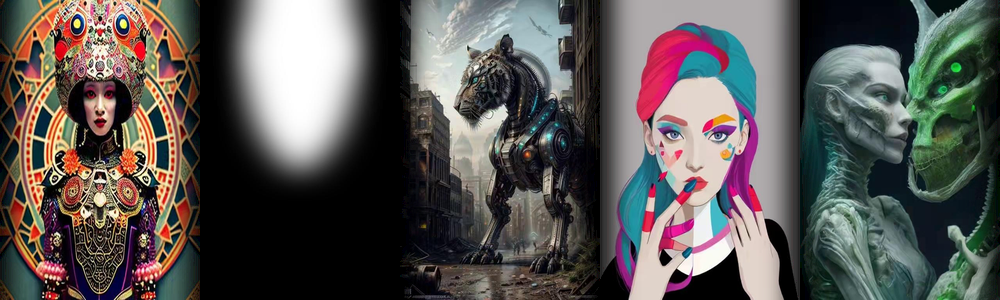
#> input picture seamless_image.png, 1000 x 300 px, shrunk from 2560 x 768 before the run
$ python -i OutlineImage.py   (imports and definitions only)   (older library calls are emulated)
#> lines starting #> are read from the running program, lines starting #| are printed output that depends on the picture; after the words box and inside, x2 and y2 are one past the last pixel; in counts of white or black regions, pixels touching at a corner belong together
#> in outlineJ, image is the input picture: shape (300, 1000, 3); mean B, G, R 84, 86.5, 90
"""
USE:
from OutlineImage import *
filename1 = '/home/jack/Desktop/Imagedata/0-original-images/07082orig.jpg'
outfile_png = '/home/jack/Desktop/dockercommands/images/useresult.png'
outlineJ(filename1,outfile_jpg)
outlineP(filename1,outfile_png)

"""
from PIL import Image
import numpy as np
import cv2
import os
import imageio
from FileNameP import FilenameByTime
from pathlib import Path as change_ext
#p = change_ext('mysequence.jpg')
#p.rename(p.with_suffix('.png'))
# [5 lines not run here, left out]
def auto_canny(image, sigma=0.33):
    # compute the median of the single channel pixel intensities
#> called with sigma = 0.33
    v = np.median(image)
#> v = 66
    # apply automatic Canny edge detection using the computed median
    lower = int(max(0, (1.0 - sigma) * v))
#> lower = 44
    upper = int(min(255, (1.0 + sigma) * v))
#> upper = 87
    edged = cv2.Canny(image, lower, upper)
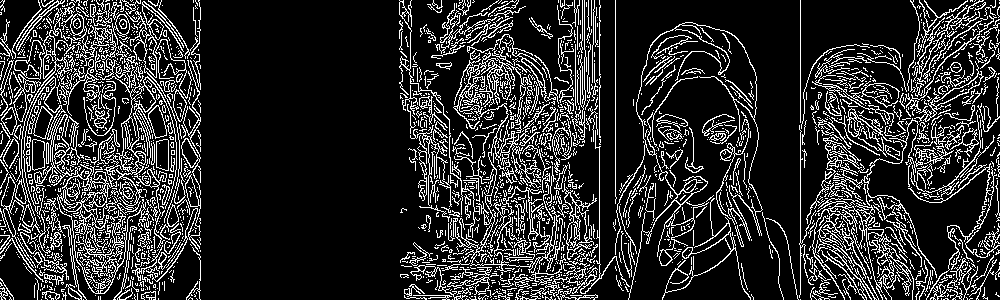
#> edged: shape (300, 1000); 17.5% white in thin lines or dots
    # return the edged image
    return edged

#image = cv2.imread('mahotastest/orig-color.png')
# [4 lines left out: function change_extension, not called in this run]

def outlineJ(filename1,outfile_jpg,sigma=0.33):
    """
    USE:
    filename1 = '/home/jack/Desktop/Imagedata/0-original-images/07082orig.jpg'
    outfile_jpg = '/home/jack/Desktop/dockercommands/images/useresult.png'
    outlineJ(filename1,outfile_jpg)
    """
    image = cv2.imread(filename1)
    edged = auto_canny(image, sigma=0.33)
    inverted = cv2.bitwise_not(edged)
#> inverted: shape (300, 1000); 82.5% white; black in thin lines or dots
    cv2.imwrite("outlines/temp2.png", inverted)
    cv2.imwrite(FilenameByTime("outlines/"), inverted)
#> (this line was passed over: FileNameP is not available in this run)
    # Open Front Image
    #frontimage = Image.open('mahotastest/inverted-bitwise-note3_6.png').convert("1")
    frontimage = Image.open('outlines/temp2.png').convert("1")
    frontImage = frontimage.convert("RGBA")
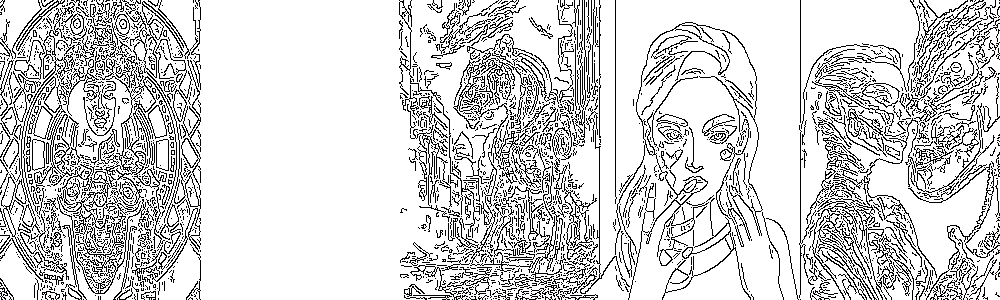
#> frontImage: PIL image 1000x300 RGBA; mean R, G, B, A 210.3, 210.3, 210.3, 255
    datas = frontImage.getdata()
    newData = []
    for item in datas:
        if item[0] == 255 and item[1] == 255 and item[2] == 255:
            newData.append((255, 255, 255, 0))
        else:
            newData.append(item)
#> this loop made 300000 passes
#> item on passes 1 to 3: (255, 255, 255, 255), (255, 255, 255, 255), (0, 0, 0, 255)
#> after the loop, newData = 300000 items

    frontImage.putdata(newData)
    # Open Background Image
    background = Image.open(filename1)
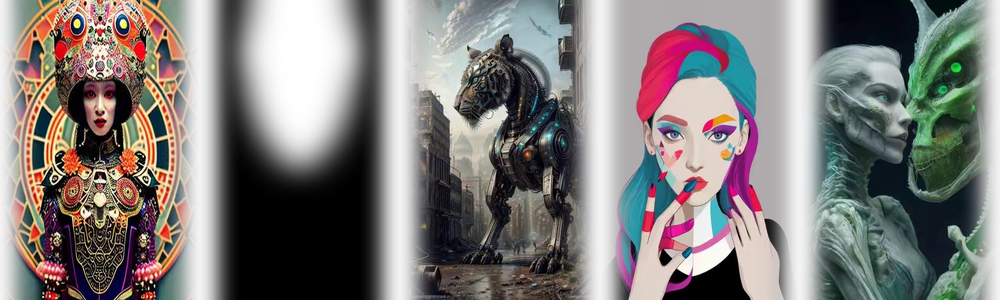
#> background: PIL image 1000x300 RGBA; mean R, G, B, A 90, 86.5, 84, 208.2; transparent parts drawn white
    # Calculate width to be at the center
    width = (frontimage.width - frontimage.width) // 2
#> width = 0
    # Calculate height to be at the center
    height = (frontimage.height - frontimage.height) // 2
#> height = 0
    # Paste the frontImage at (width, height)
    background.paste(frontImage, (width, height), frontImage)
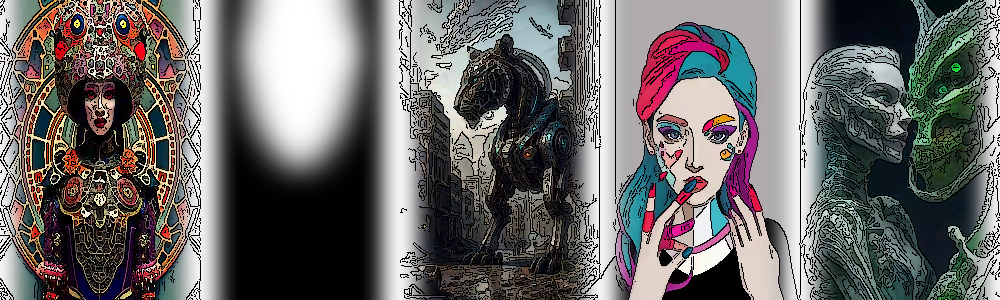
#> background: PIL image 1000x300 RGBA; mean R, G, B, A 73.1, 71, 69.7, 214.9; transparent parts drawn white
    # Save this image
    background.save(outfile_jpg)
#> (the run stopped early here; a loop or call above may not have finished)

$ run again, on base.png
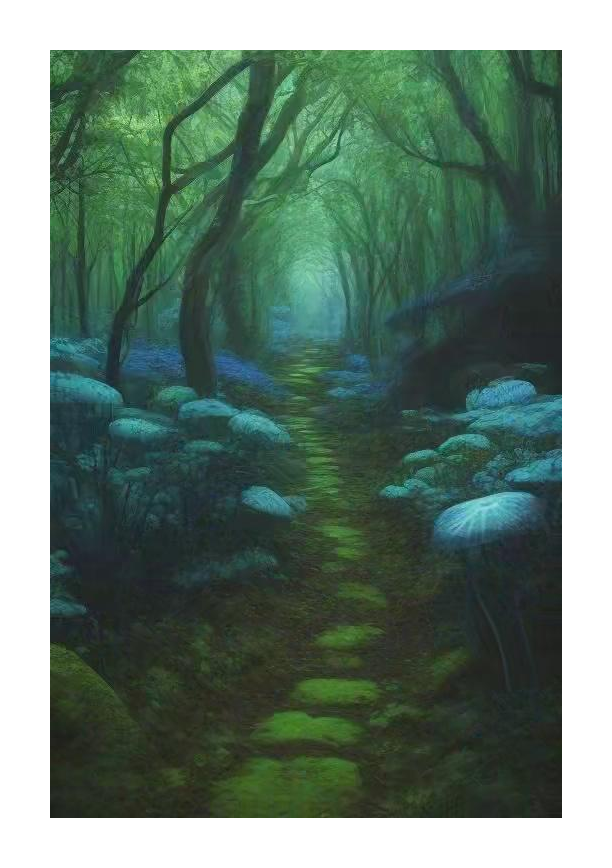
#> input picture base.png, 612 x 868 px
#> in outlineJ, image is the input picture: shape (868, 612, 3); mean B, G, R 113.8, 126.7, 104.4
#> v = 70
#> lower = 46
#> upper = 93
#> in auto_canny, `edged = cv2.Canny(image, lower, upper)`:
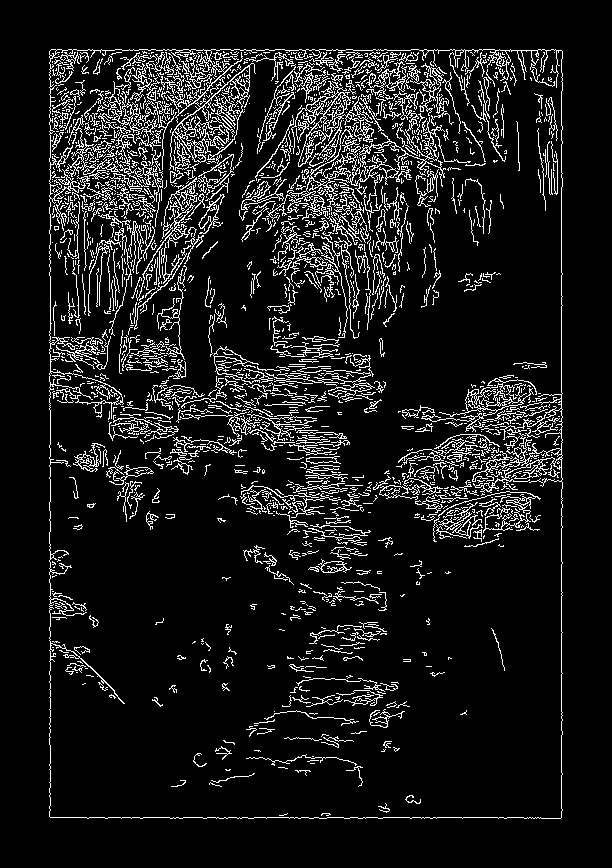
#> edged: shape (868, 612); 9.9% white in thin lines or dots, all inside (x1, y1, x2, y2) = (49, 49, 563, 819)
#> after the loop in outlineJ, `for item in datas:`: newData = 531216 items
#> in outlineJ, `background.paste(frontImage, (width, height), frontImage)`:
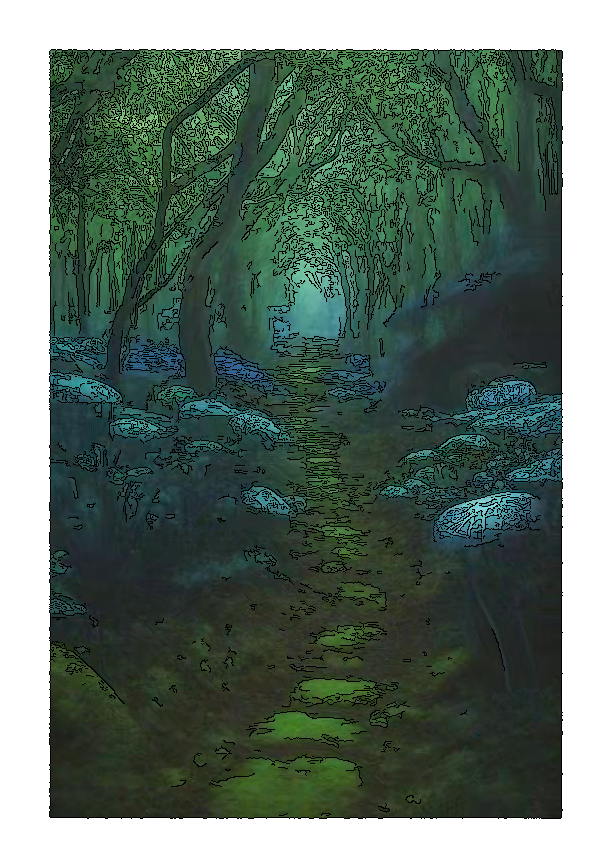
#> background: PIL image 612x868 RGBA; mean R, G, B, A 97.9, 115.6, 105.3, 189; transparent parts drawn white
